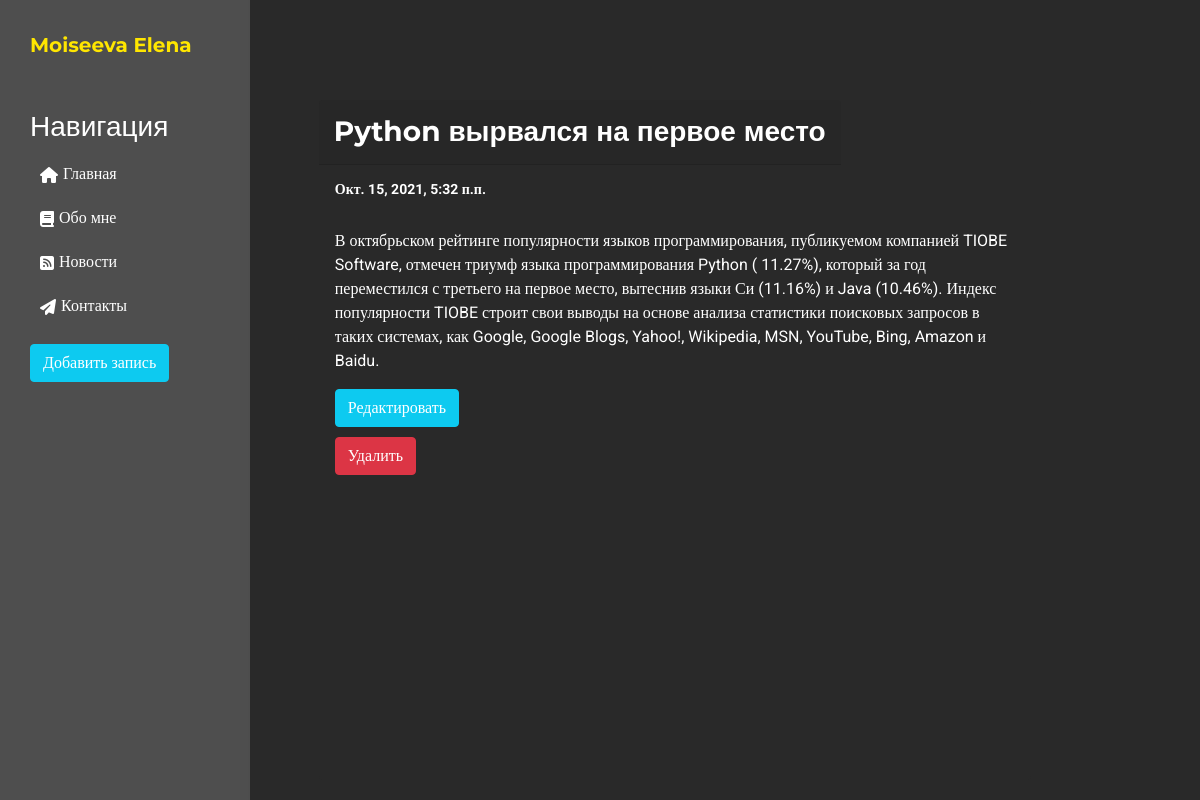
Screenshot of /news/3 with the database file from the repository.
### news/models.py (models this page shows, shortened)
class Article(models.Model):
    title = models.CharField('Название', max_length=50)
    anons = models.CharField('Анонс', max_length=250)
    full_text = models.TextField('Статья')
    date = models.DateTimeField('Дата публикации')
    class Meta:
        verbose_name = 'Новость'
        verbose_name_plural = 'Новости'

### news/views.py (the view)
# urls.py: path('<int:pk>', views.NewsDetailView.as_view(), name='news-detail'),
class NewsDetailView(DetailView):
    model = Article
    template_name = 'news/details_view.html'
    context_object_name = 'article' #название ключа, по которому будем передавать запись внутрь шаблона

### news/templates/news/details_view.html (shortened to what this page needs)
{% extends 'lesson_one/layout.html' %}
{% block content %}
<div class="card news-card">
    <h5 class="card-header">{{ article.title }}</h5>
    <div class="card-body">
        <h5 class="card-title">{{ article.date }}</h5><br>
        <p class="card-text">{{ article.full_text }}</p>
        <a href="{% url 'news-update' article.id %}" class="btn btn-info">Редактировать</a><br>
        <a href="{% url 'news-delete' article.id %}" class="btn btn-danger">Удалить</a>
    </div>
</div>
{% endblock %}

### lesson_one/static/lesson_one/css/lesson_one.css (style rules this page uses)
body { font-family: 'Roboto','Arial', serif; font-family: 'Montserrat', sans-serif; background: #292929; color: #fff; }
.card { background-color: #292929; margin-bottom: 20px; align-items: start; border: none; }
p.card-text { width: 100%; font-family: Roboto; }
.card-title { font-weight: bold; }
.news-card { margin-top: 100px; color: #fff; width: 75%; margin-left: 0px; left: -50px; ; }
.news-card .card-header { font-size: 28px; padding: 15px; font-weight: bold; }
.news-card .card-body h5 { font-weight: regular; font-size: 14px; font-family: Roboto; }
.btn { font-family: Roboto; }
.btn-info { margin-bottom: 10px; color: #fff; }

### rows the page displays
Article: title "Python вырвался на первое место", date "Окт. 15, 2021, 5:32 п.п.", full_text "В октябрьском рейтинге популярности языков программирования, публикуемом компанией TIOBE Software, отмечен триумф языка программирования Python ( 11.27%), который за год переместился с третьего на первое место, вытеснив языки Си (11.16%) и Java (10.46%). Индекс популярности TIOBE строит свои выводы на основе анализа статистики поисковых запросов в таких системах, как Google, Google Blogs, Yahoo!, Wikipedia, MSN, YouTube, Bing, Amazon и Baidu."
